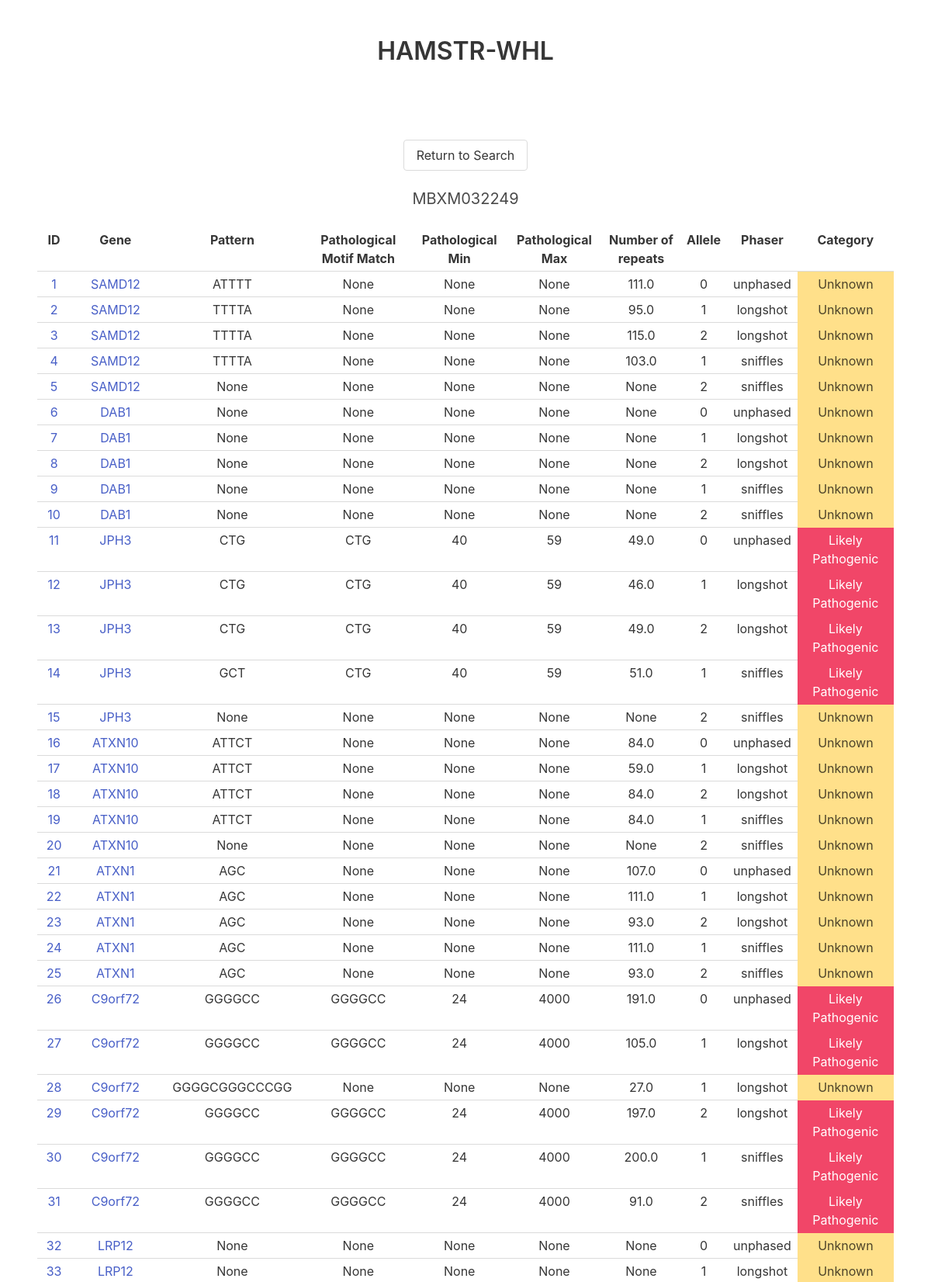
/sample/MBXM032249 (upper part), run on the app's committed database.
### tables this page shows
CREATE TABLE Sample (
	id INTEGER PRIMARY KEY,
	sample VARCHAR(20)
);

CREATE TABLE Result (
	id INTEGER PRIMARY KEY AUTOINCREMENT,
	sample INTEGER NOT NULL,
	gene INTEGER NOT NULL,
	allele INTEGER,
	phaser INTEGER NOT NULL,
	pattern TEXT,
	motif INTEGER,
	numRepeats REAL,
	match INTEGER,
	score INTEGER,
	category TEXT CHECK(category IN ('Likely Pathogenic', 'Likely Non-Pathogenic', 'Unknown')) NULL DEFAULT NULL,
	sequence TEXT,
	FOREIGN KEY (sample) REFERENCES Sample(id),
	FOREIGN KEY (gene) REFERENCES Gene(id),
	FOREIGN KEY (motif) REFERENCES Motif(id),
	FOREIGN KEY (phaser) REFERENCES Phaser(id)
);

CREATE TABLE Gene (
  id INTEGER PRIMARY KEY AUTOINCREMENT,
  name VARCHAR(10) UNIQUE NOT NULL,
  chromosome VARCHAR(10) NOT NULL,
  phenotype TEXT,
  inheritanceMode VARCHAR(2) CHECK(inheritanceMode IN ('AD', 'AR', 'XL', 'CMPLX')) NULL DEFAULT NULL,
  startCoordHG38 VARCHAR(12),
  endCoordHG38 VARCHAR(12)
);

CREATE TABLE Motif (
  id INTEGER PRIMARY KEY AUTOINCREMENT,
  gene INTEGER NOT NULL,
  pattern VARCHAR(10) NOT NULL,
  size INTEGER,
  pathMin INTEGER,
  pathMax INTEGER,
  FOREIGN KEY (gene) REFERENCES Gene(id)
);

### app.py (the view)
@app.route("/sample/<sample>", methods=["POST","GET"])
def get_sample(sample):
	error = None
	conn = get_db()
	results = get_sample_results(sample, conn)
	if not results:
		error = "No results found for "+sample
	return render_template("sample_page.html", sample=sample, results=results, error=error)

### app.py (called while the page is built)
def get_db():
    db = getattr(g, '_database', None)
    if db is None:
        db = g._database = sqlite3.connect(DATABASE)
    return db

@app.teardown_appcontext
def close_connection(exception):
    db = getattr(g, '_database', None)
    if db is not None:
        db.close()

### data_reader.py (called while the page is built)
def get_sample_id(conn, sample):
	cur = conn.cursor()
	cur.execute("SELECT id FROM Sample WHERE sample LIKE ?;", (sample,))
	id = cur.fetchone()
	if id is not None:
		return id[0]
	return id

def get_sample_results(sample, conn):
	sample = get_sample_id(conn, sample)
	if sample is None:
		return None
	cur = conn.cursor()
	cur.execute("SELECT r.id, g.name, r.pattern, m.pattern, m.pathMin, m.pathMax, r.numRepeats, r.allele, r.phaser, r.category FROM Result r LEFT JOIN Gene g ON r.gene = g.id LEFT JOIN Motif m ON r.motif = m.id WHERE r.sample LIKE ?", (sample,))
	results = cur.fetchall()
	return results

### templates/sample_page.html (shortened to what this page needs)
<!DOCTYPE html>
<html lang="en" dir="ltr">
    <head>
        <link rel="stylesheet" href="https://cdn.jsdelivr.net/npm/bulma@0.9.1/css/bulma.css">
    </head>
    <body>
        <section class="section has-text-centered">
            <a href="/"><h1 class="title">HAMSTR-WHL</h1></a>
        </section>
        <section class="section has-text-centered">
						{% if error %}
								<h1 class="subtitle" style="color:hsl(348, 100%, 61%)">{{error}}</h1>
								<a href="/search"><button class="button">Return to Search</button></a>
						{% elif results %}
								<a href="/search"><button class="button">Return to Search</button></a>
								<br><br>
								<h1 class="subtitle">{{sample}}</h1>
								<div class="table-container">
									<table class="table is-hoverable is-narrow">
									<tr>
											<th>ID</th>
											<th>Gene</th>
											<th>Pattern</th>
											<th>Pathological Motif Match</th>
											<th>Pathological Min</th>
											<th>Pathological Max</th>
											<th>Number of repeats</th>
											<th>Allele</th>
											<th>Phaser</th>
											<th>Category</th>
									</tr>
									{% for result in results %}
											<tr>
													<td><a href="/result/{{result[0]}}">{{result[0]}}</a></td>
													<td><a href="/{{sample}}/{{result[1]}}">{{result[1]}}</a></td>
													<td>{{result[2]}}</td>
													<td>{{result[3]}}</td>
													<td>{{result[4]}}</td>
													<td>{{result[5]}}</td>
													<td>{{result[6]}}</td>
													<td>{{result[7]}}</td>
													<td>{{result[8]}}</td>
													{% if result[9] == 'Likely Pathogenic' %}
															<td class="is-danger">{{result[9]}}</td>
													{% elif result[9] == 'Unknown' %}
															<td class="is-warning">{{result[9]}}</td>
													{% elif result[9] == 'Likely Non-Pathogenic' %}
															<td class="is-success">{{result[9]}}</td>
													{% else %}
															<td></td>
													{% endif %}
											</tr>
									{% endfor %}
								</table>
							</div>
						{% endif %}
        </section>
    </body>
</html>

### templates/sample_page.html (style rules this page uses)
table { margin-left: auto; margin-right: auto; }

### data on the page
Sample: sample "MBXM032249"
Result: id "1", name "SAMD12", pattern "ATTTT", result "None", numRepeats "111.0", allele "0", phaser "unphased", category "Unknown"
Result: id "2", name "SAMD12", pattern "TTTTA", result "None", numRepeats "95.0", allele "1", phaser "longshot", category "Unknown"
Result: id "3", name "SAMD12", pattern "TTTTA", result "None", numRepeats "115.0", allele "2", phaser "longshot", category "Unknown"
Result: id "4", name "SAMD12", pattern "TTTTA", result "None", numRepeats "103.0", allele "1", phaser "sniffles", category "Unknown"
Result: id "5", name "SAMD12", result "None", allele "2", phaser "sniffles", category "Unknown"
Result: id "6", name "DAB1", result "None", allele "0", phaser "unphased", category "Unknown"
Result: id "7", name "DAB1", result "None", allele "1", phaser "longshot", category "Unknown"
Result: id "8", name "DAB1", result "None", allele "2", phaser "longshot", category "Unknown"
Result: id "9", name "DAB1", result "None", allele "1", phaser "sniffles", category "Unknown"
Result: id "10", name "DAB1", result "None", allele "2", phaser "sniffles", category "Unknown"
Result: id "11", name "JPH3", pattern "CTG", pathMin "40", pathMax "59", numRepeats "49.0", allele "0", phaser "unphased", category "Likely Pathogenic"
Result: id "12", name "JPH3", pattern "CTG", pathMin "40", pathMax "59", numRepeats "46.0", allele "1", phaser "longshot", category "Likely Pathogenic"
Result: id "13", name "JPH3", pattern "CTG", pathMin "40", pathMax "59", numRepeats "49.0", allele "2", phaser "longshot", category "Likely Pathogenic"
Result: id "14", name "JPH3", pattern "GCT", pattern "CTG", pathMin "40", pathMax "59", numRepeats "51.0", allele "1", phaser "sniffles", category "Likely Pathogenic"
Result: id "15", name "JPH3", result "None", allele "2", phaser "sniffles", category "Unknown"
Result: id "16", name "ATXN10", pattern "ATTCT", result "None", numRepeats "84.0", allele "0", phaser "unphased", category "Unknown"
Result: id "17", name "ATXN10", pattern "ATTCT", result "None", numRepeats "59.0", allele "1", phaser "longshot", category "Unknown"
Result: id "18", name "ATXN10", pattern "ATTCT", result "None", numRepeats "84.0", allele "2", phaser "longshot", category "Unknown"
Result: id "19", name "ATXN10", pattern "ATTCT", result "None", numRepeats "84.0", allele "1", phaser "sniffles", category "Unknown"
Result: id "20", name "ATXN10", result "None", allele "2", phaser "sniffles", category "Unknown"
Result: id "21", name "ATXN1", pattern "AGC", result "None", numRepeats "107.0", allele "0", phaser "unphased", category "Unknown"
Result: id "22", name "ATXN1", pattern "AGC", result "None", numRepeats "111.0", allele "1", phaser "longshot", category "Unknown"
Result: id "23", name "ATXN1", pattern "AGC", result "None", numRepeats "93.0", allele "2", phaser "longshot", category "Unknown"
Result: id "24", name "ATXN1", pattern "AGC", result "None", numRepeats "111.0", allele "1", phaser "sniffles", category "Unknown"
Result: id "25", name "ATXN1", pattern "AGC", result "None", numRepeats "93.0", allele "2", phaser "sniffles", category "Unknown"
Result: id "26", name "C9orf72", pattern "GGGGCC", pathMin "24", pathMax "4000", numRepeats "191.0", allele "0", phaser "unphased", category "Likely Pathogenic"
Result: id "27", name "C9orf72", pattern "GGGGCC", pathMin "24", pathMax "4000", numRepeats "105.0", allele "1", phaser "longshot", category "Likely Pathogenic"
Result: id "28", name "C9orf72", pattern "GGGGCGGGCCCGG", result "None", numRepeats "27.0", allele "1", phaser "longshot", category "Unknown"
Result: id "29", name "C9orf72", pattern "GGGGCC", pathMin "24", pathMax "4000", numRepeats "197.0", allele "2", phaser "longshot", category "Likely Pathogenic"
Result: id "30", name "C9orf72", pattern "GGGGCC", pathMin "24", pathMax "4000", numRepeats "200.0", allele "1", phaser "sniffles", category "Likely Pathogenic"
Result: id "31", name "C9orf72", pattern "GGGGCC", pathMin "24", pathMax "4000", numRepeats "91.0", allele "2", phaser "sniffles", category "Likely Pathogenic"
Result: id "32", name "LRP12", result "None", allele "0", phaser "unphased", category "Unknown"
Result: id "33", name "LRP12", result "None", allele "1", phaser "longshot", category "Unknown"
